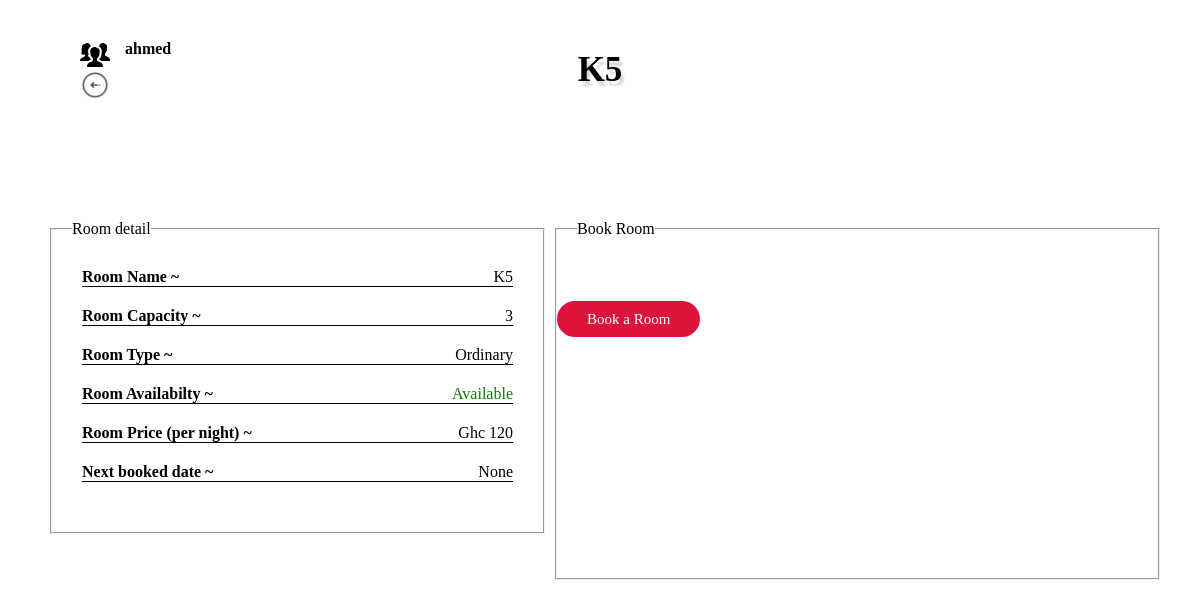
The page /receptionist/emp_room/K5 (signed in) on the database as committed earlier.
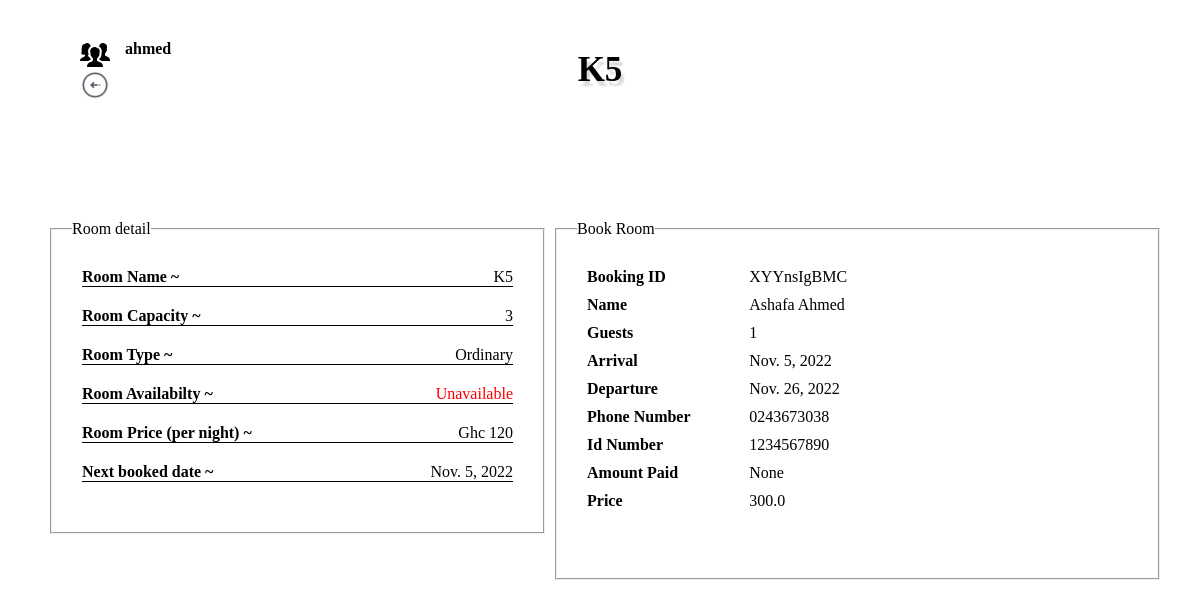
The same page on the database as committed later.
### receptionist/models.py (models this page shows, shortened)
class Room(models.Model):
    name = models.TextField(max_length=100, primary_key=True, unique=True)
    capacity = models.IntegerField()
    sizes = (
        ('Executive', 'Executive'),
        ('Ordinary', 'Ordinary'),
        ('Standard', 'Standard'),
        )
    grade = models.CharField(max_length=100, choices=sizes)
    price = models.IntegerField()
    availability = models.BooleanField(default=True)
    next_booked_date = models.DateField(null=True)
    next_free_date = models.DateField(null=True)

class Booking(models.Model):
    room_name = models.ForeignKey(Room, on_delete= models.SET_NULL, null=True)
    booking_id = models.CharField(max_length= 20, primary_key=True)
    guest_name = models.CharField(max_length=100)
    no_of_guests = models.IntegerField()
    arrival = models.DateField(null=True)
    departure = models.DateField(null=True)
    phone_number = models.CharField(max_length=10)
    idtypes=(
        ('Ghana Card', 'Ghana Card'),
        ('Driver\'s License', 'Driver\'s License'),
        ('Votter\'s Id', 'Votter\'s Id'),
    )
    id_type = models.CharField(max_length=20, choices=idtypes)
    id_number = models.CharField(max_length=30)
    amount_paid = models.FloatField(null=True)
    price = models.FloatField()

### receptionist/views.py (the view)
@login_required(login_url = './emp_login')
def emp_room(request, pk):
    room = Room.objects.get(name= pk)
    room_name = room.name
    booker = Booking.objects.filter(room_name=room_name).first()
    return render(request, 'emp_room.html', {'room': room, 'booker':booker})

### templates/emp_room.html (shortened to what this page needs)
{% load static %}
<!DOCTYPE html>
<html lang="en">
<head>
    <link rel="stylesheet" href={% static "style.css" %}>
</head>
<body class="body1">
    <div class="container dash1">
        <h2>{{room.name}}</h2>
        <div class="logout1">
            <div class="iden">
                <img src={% static  "./images/icons/people_60px.png" %} alt="">
                {% if user.is_authenticated %}
                <p>{{user.username}}</p>
                {% endif %}
            </div>
            <a href="../emp_rooms"><img src={% static "./images/icons/back_arrow_64px.png" %} alt=""></a>
        </div>
        <div class="main_body">
            <aside class="aside1">
                <fieldset>
                    <legend>Room detail</legend>
                    <div class="details">
                        <div class="line">
                            <label for="">Room Name ~</label>
                            <span>{{room.name}}</span>
                        </div>
                        <div class="line">
                            <label for="">Room Capacity ~</label>
                            <span>{{room.capacity}}</span>
                        </div>
                        <div class="line">
                            <label for="">Room Type ~</label>
                            <span>{{room.grade}}</span>
                        </div>
                        {% if room.availability is True %}
                        <div class="line">
                            <label for="">Room Availabilty ~</label>
                            <span class="available">Available</span>
                        </div>
                        {% else %}
                        <div class="line">
                            <label for="">Room Availabilty ~</label>
                            <span class="unavailable">Unavailable</span>
                        </div>
                        {% endif %}
                        <div class="line">
                            <label for="">Room Price (per night) ~</label>
                            <span>Ghc {{room.price}}</span>
                        </div>
                        <div class="line">
                            <label for="">Next booked date ~</label>
                            <span>{{room.next_booked_date}}</span>
                        </div>
                    </div>
            </aside>
            <aside class="aside2">
                <fieldset>
                    <legend>Book Room</legend>
                    {% if room.availability is False %}
                    <form method="post" class="details">
                        <div class="one">
                            <label for="">Booking ID</label>
                            <span>{{booker.booking_id}}</span>
                        </div>
                        <div class="one">
                            <label for="">Name</label>
                            <span>{{booker.guest_name}}</span>
                        </div>
                        <div class="one">
                            <label for="">Guests</label>
                            <span>{{booker.no_of_guests}}</span>
                        </div>
                        <div class="one">
                            <label for="">Arrival </label>
                            <span>{{booker.arrival}}</span>
                        </div>
                        <div class="one">
                            <label for="">Departure </label>
                            <span>{{booker.departure}}</span>
                        </div>
                        <div class="one">
                            <label for="">Phone number </label>
                            <span>{{booker.phone_number}}</span>
                        </div>
                        <div class="one">
                            <label for="">Id number </label>
                            <span>{{booker.id_number}}</span>
                        </div>
                        <div class="one">
                            <label for="">Amount Paid</label>
                            <span>{{booker.amount_paid}}</span>
                        </div>
                        <div class="one">
                            <label for="">Price </label>
                            <span>{{booker.price}}</span>
                        </div>
                    </form>
                    {% else %}
                    <br><br>
                    <br><br>
                    <a href="../emp_book_room" target="_blank" class="book">Book a Room</a>
                    {% endif %}
                </fieldset>
            </aside>
        </div>
    </div>
</body>
</html>

### static/style.css (style rules this page uses)
* { margin: 0; padding: 0; box-sizing: border-box; font-family: Poppins; }
body { display: flex; justify-content: center; align-items: center; min-height: 100vh; min-width: 100vw; }
.body1 { background: url(./images/chris-andrawes-kWXini0GbxU-unsplash.jpg); background-position: center; background-repeat: no-repeat; background-size: cover; }
.container { display: flex; justify-content: center; align-items: center; flex-direction: column; }
.logout1 { position: absolute; top: 0px; left: 30px; padding: 20px; display: flex; flex-direction: column; }
.logout1 img { width: 30px; height: 30px; }
.dash1 { position: relative; width: 95vw; background: rgba(255, 255, 255, 0.863); height: 95vh; border-radius: 20px; }
.dash1 h2 { position: absolute; top: 30px; font-size: 35px; margin-bottom: 40px; text-shadow: 3px 5px 2px rgba(0,0,0,0.15); }
.iden { display: flex; }
.iden p { font-weight: 700; margin-left: 15px; }
.dash1 .main_body { width: 100%; display: grid; grid-template-columns: 45% 55%; gap: 10px; height: 400px; padding: 20px; }
.main_body legend { margin-left: 20px; }
.aside2 { max-height: 470px; }
.aside2 fieldset { height: 100%; }
.details { display: flex; justify-content: center; flex-direction: column; padding: 30px; }
.line { display: flex; justify-content: space-between; align-items: center; border-bottom: 1px solid black; margin-bottom: 20px; }
.line label { font-weight: 600; }
.line span { font-weight: 500; }
.unavailable { color: red; }
.one { display: grid; grid-template-columns: 30% 70%; margin-bottom: 10px; }
.one label { font-weight: 600; text-transform: capitalize; }

Rows that differ between the two databases and show on the page:
changed Room "Ordinary": availability True → False (drawn); next_booked_date "None" → "Nov. 5, 2022"
added Booking: booking_id "XYYnsIgBMC", guest_name "Ashafa Ahmed", no_of_guests "1", arrival "Nov. 5, 2022", departure "Nov. 26, 2022", phone_number "0243673038", id_number "1234567890", amount_paid "None", price "300.0"
Other text that changed with them:
text no longer shown: "Available Book a Room"
text now shown: "Unavailable Booking ID Name Guests Arrival Departure Phone Number Id Number Amount Paid Price"
